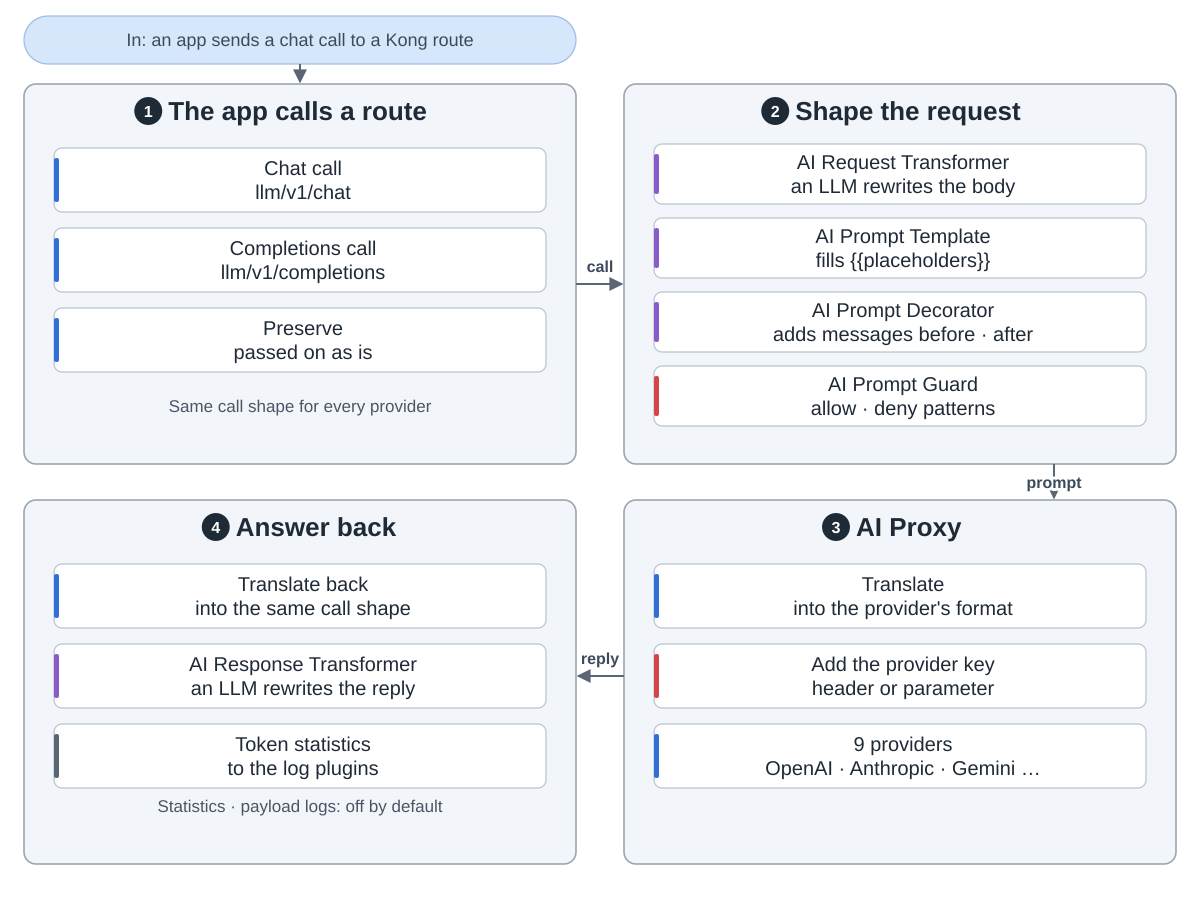

This figure's Python source:
"""Kong in front of LLMs: the open-source AI plugins, in the order they touch one chat call.
Snake order: 1 the app calls a route (top left) -> 2 shape the request (top right) -> 3 AI Proxy (bottom right) -> 4 answer back (bottom left).
Drawn from Kong/kong at commit 8927af6 (kong/llm/schemas/init.lua, kong/llm/drivers, kong/plugins/ai-*/handler.lua and schema.lua).
Run: python3 ai.py"""
import sys
from pathlib import Path

sys.path.insert(0, str(Path(__file__).resolve().parents[2] / "tools"))
from archdiagram import Diagram, L, R, GW, T1, H1, T2, H2  # noqa: E402

d = Diagram("Kong in front of LLMs",
            "In: an app sends a chat call to a Kong route. "
            "1 The app calls a route: a chat call (llm/v1/chat), a completions call (llm/v1/completions), "
            "or preserve, which is passed on without translation. "
            "2 Shape the request, in priority order: AI Request Transformer asks an LLM to rewrite the body, "
            "AI Prompt Template fills a named template's placeholders, AI Prompt Decorator adds chat messages "
            "before or after, and AI Prompt Guard checks allow and deny patterns. "
            "3 AI Proxy translates the call into the provider's format, adds the provider key as a header "
            "or parameter, and sends it to one of 9 providers: OpenAI, Azure, Anthropic, Cohere, Mistral, "
            "Llama 2, Gemini, Bedrock and Hugging Face. "
            "4 Answer back: the reply is translated back into the same call shape, AI Response Transformer can "
            "ask an LLM to rewrite it, and token statistics go to the log plugins only when log_statistics is "
            "on; prompts and replies are logged only when log_payloads is on. Both are off by default.")

d.pill(L, 16, GW, 48, "In: an app sends a chat call to a Kong route")
d.arrow(f"M{L + GW / 2} 64V{T1 - 2}")

d.group(L, T1, GW, H1, "The app calls a route", 1)
d.column(L, T1, [("Chat call|llm/v1/chat", "coding"),
                 ("Completions call|llm/v1/completions", "coding"),
                 ("Preserve|passed on as is", "coding")])
d.notes(L, T1, H1, "Same call shape for every provider", "")

d.group(R, T1, GW, H1, "Shape the request", 2)
d.column(R, T1, [("AI Request Transformer|an LLM rewrites the body", "write"),
                 ("AI Prompt Template|fills {{placeholders}}", "write"),
                 ("AI Prompt Decorator|adds messages before · after", "write"),
                 ("AI Prompt Guard|allow · deny patterns", "review")], h=60, gap=14, first=60)

d.group(R, T2, GW, H2, "AI Proxy", 3)
d.column(R, T2, [("Translate|into the provider's format", "coding"),
                 ("Add the provider key|header or parameter", "review"),
                 ("9 providers|OpenAI · Anthropic · Gemini …", "coding")])

d.group(L, T2, GW, H2, "Answer back", 4)
d.column(L, T2, [("Translate back|into the same call shape", "coding"),
                 ("AI Response Transformer|an LLM rewrites the reply", "write"),
                 ("Token statistics|to the log plugins", "data")])
d.notes(L, T2, H2, "Statistics · payload logs: off by default", "")

d.arrow(f"M{L + GW} {T1 + 200}H{R - 2}", label="call", at=(600, T1 + 188))
d.arrow(f"M{R + 430} {T1 + H1}V{T2 - 2}", label="prompt", at=(R + 430, T1 + H1 + 24))
d.arrow(f"M{R} {T2 + 176}H{L + GW + 2}", label="reply", at=(600, T2 + 164))

d.save(Path(__file__).with_name("ai.svg"))
